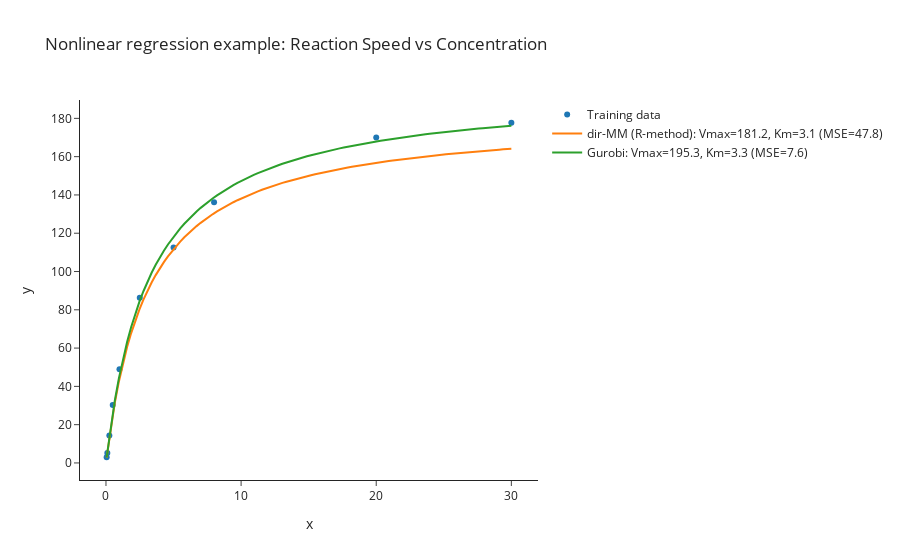

Notebook code cell kept with this figure:
### Markdown cell above
---
## 7. View the solution
In the next section, we will plot our resulting regression model alongside the data.  

We pulled this data from [dirMM - Fitting the Michaelis-Menten Model](https://cran.r-project.org/web/packages/renz/vignettes/dirMM.html).  This R package also gives its values for $V_\text{max} = 181.182$ and $K_m=3.115$. As you can see our values may differ from this.  Let's plot them and see which looks better.  I have also calculated the Mean Squared Error (MSE) for both lines and added it to the chart.

### Code cell
# Create a figure
def ylist_MM(xlist, Vmax, Km):
    return [Vmax*x/(Km + x) for x in xlist]
def mean_squared_error(xlist, ylist, Vmax, Km):
    y = ylist_MM(xlist, Vmax, Km)
    return np.sum((y-ylist)**2)/len(xlist)

# Create a figure
fig = go.Figure()
xtrain_arr = np.array(list(xtrain.values()))
ytrain_arr = np.array(list(ytrain.values()))
xplot = np.linspace(min(xtrain_arr), max(xtrain_arr), 100)

# Add the first line
fig.add_trace(go.Scatter(x=xtrain_arr, y=ytrain_arr, mode='markers', name='Training data'))

# Add the second line
label = "dir-MM (R-method)"
this_Vmax = 181.18
this_Km = 3.115
MSE = mean_squared_error(xtrain_arr, ytrain_arr, this_Vmax, this_Km)
fig.add_trace(go.Scatter(x=xplot, y=ylist_MM(xplot,this_Vmax, this_Km), mode='lines', name=f"{label}: Vmax={round(this_Vmax,1)}, Km={round(this_Km,1)} (MSE={round(MSE,1)})"))

# Add the second line
label = "Gurobi"
MSE = mean_squared_error(xtrain_arr, ytrain_arr, Vmax.X, Km.X)
fig.add_trace(go.Scatter(x=xplot, y=ylist_MM(xplot,Vmax.X, Km.X), mode='lines', name=f"{label}: Vmax={round(Vmax.X,1)}, Km={round(Km.X,1)} (MSE={round(MSE,1)})"))


# Update layout (optional)
fig.update_layout(title='Nonlinear regression example: Reaction Speed vs Concentration',
                  xaxis_title='x',
                  yaxis_title='y',)
fig.update_layout(template='simple_white')
# Show the figure
fig.show()

### Figure 1 — Plotly figure (JSON) as saved in the notebook; plotly's stock layout.template omitted (floating-point values rounded to 4 significant figures)
{"data": [{"mode": "markers", "name": "Training data", "type": "scatter", "x": [0.05, 0.1, 0.25, 0.5, 1, 2.5, 5, 8, 20, 30], "y": [2.98, 5.2, 14.38, 30.3, 48.99, 86.25, 112.6, 136.2, 170.0, 177.7]}, {"mode": "lines", "name": "dir-MM (R-method): Vmax=181.2, Km=3.1 (MSE=47.8)", "type": "scatter", "x": [0.05, 0.3525, 0.6551, 0.9576, 1.26, 1.563, 1.865, 2.168, 2.47, 2.773, 3.075, 3.378, 3.68, 3.983, 4.285, 4.588, 4.89, 5.193, 5.495, 5.798, 6.101, 6.403, 6.706, 7.008, 7.311, 7.613, 7.916, 8.218, 8.521, 8.823, 9.126, 9.428, 9.731, 10.03, 10.34, 10.64, 10.94, 11.24, 11.55, 11.85, 12.15, 12.45, 12.76, 13.06, 13.36, 13.66, 13.97, 14.27, 14.57, 14.87, 15.18, 15.48, 15.78, 16.08, 16.39, 16.69, 16.99, 17.29, 17.6, 17.9, 18.2, 18.5, 18.81, 19.11, 19.41, 19.71, 20.02, 20.32, 20.62, 20.92, 21.23, 21.53, 21.83, 22.13, 22.44, 22.74, 23.04, 23.34, 23.65, 23.95, 24.25, 24.55, 24.86, 25.16, 25.46, 25.76, 26.07, 26.37, 26.67, 26.97, 27.28, 27.58, 27.88, 28.18, 28.49, 28.79, 29.09, 29.39, 29.7, 30], "y": [2.862, 18.42, 31.48, 42.6, 52.18, 60.53, 67.85, 74.34, 80.13, 85.32, 90.01, 94.26, 98.13, 101.7, 104.9, 107.9, 110.7, 113.2, 115.6, 117.9, 119.9, 121.9, 123.7, 125.4, 127.0, 128.6, 130.0, 131.4, 132.7, 133.9, 135.1, 136.2, 137.2, 138.3, 139.2, 140.1, 141.0, 141.9, 142.7, 143.5, 144.2, 144.9, 145.6, 146.3, 146.9, 147.5, 148.1, 148.7, 149.3, 149.8, 150.3, 150.8, 151.3, 151.8, 152.2, 152.7, 153.1, 153.5, 153.9, 154.3, 154.7, 155.1, 155.4, 155.8, 156.1, 156.5, 156.8, 157.1, 157.4, 157.7, 158.0, 158.3, 158.6, 158.8, 159.1, 159.4, 159.6, 159.9, 160.1, 160.3, 160.6, 160.8, 161.0, 161.2, 161.4, 161.6, 161.8, 162.0, 162.2, 162.4, 162.6, 162.8, 163.0, 163.1, 163.3, 163.5, 163.7, 163.8, 164.0, 164.1]}, {"mode": "lines", "name": "Gurobi: Vmax=195.3, Km=3.3 (MSE=7.6)", "type": "scatter", "x": [0.05, 0.3525, 0.6551, 0.9576, 1.26, 1.563, 1.865, 2.168, 2.47, 2.773, 3.075, 3.378, 3.68, 3.983, 4.285, 4.588, 4.89, 5.193, 5.495, 5.798, 6.101, 6.403, 6.706, 7.008, 7.311, 7.613, 7.916, 8.218, 8.521, 8.823, 9.126, 9.428, 9.731, 10.03, 10.34, 10.64, 10.94, 11.24, 11.55, 11.85, 12.15, 12.45, 12.76, 13.06, 13.36, 13.66, 13.97, 14.27, 14.57, 14.87, 15.18, 15.48, 15.78, 16.08, 16.39, 16.69, 16.99, 17.29, 17.6, 17.9, 18.2, 18.5, 18.81, 19.11, 19.41, 19.71, 20.02, 20.32, 20.62, 20.92, 21.23, 21.53, 21.83, 22.13, 22.44, 22.74, 23.04, 23.34, 23.65, 23.95, 24.25, 24.55, 24.86, 25.16, 25.46, 25.76, 26.07, 26.37, 26.67, 26.97, 27.28, 27.58, 27.88, 28.18, 28.49, 28.79, 29.09, 29.39, 29.7, 30], "y": [2.946, 19.04, 32.64, 44.3, 54.4, 63.23, 71.02, 77.94, 84.13, 89.71, 94.75, 99.33, 103.5, 107.3, 110.9, 114.1, 117.1, 119.9, 122.5, 125.0, 127.2, 129.4, 131.4, 133.3, 135.0, 136.7, 138.3, 139.8, 141.2, 142.6, 143.9, 145.1, 146.3, 147.4, 148.4, 149.5, 150.4, 151.4, 152.3, 153.1, 154.0, 154.8, 155.5, 156.3, 157.0, 157.7, 158.3, 159.0, 159.6, 160.2, 160.8, 161.3, 161.9, 162.4, 162.9, 163.4, 163.9, 164.3, 164.8, 165.2, 165.6, 166.0, 166.4, 166.8, 167.2, 167.6, 167.9, 168.3, 168.6, 169.0, 169.3, 169.6, 169.9, 170.2, 170.5, 170.8, 171.1, 171.4, 171.6, 171.9, 172.2, 172.4, 172.7, 172.9, 173.1, 173.4, 173.6, 173.8, 174.0, 174.3, 174.5, 174.7, 174.9, 175.1, 175.3, 175.4, 175.6, 175.8, 176.0, 176.2]}], "layout": {"title": {"text": "Nonlinear regression example: Reaction Speed vs Concentration"}, "xaxis": {"title": {"text": "x"}}, "yaxis": {"title": {"text": "y"}}}}
